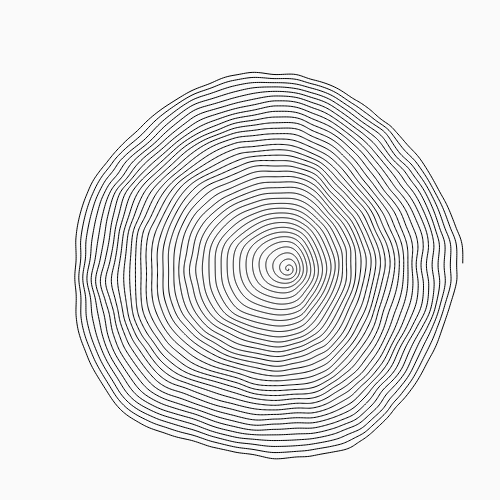
Frame 1 (no input)
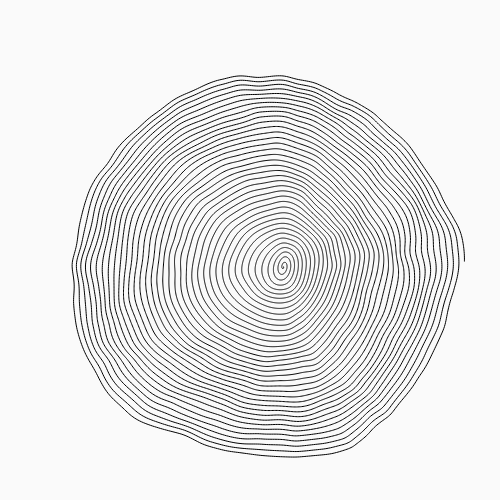
Frame 60 (no input)
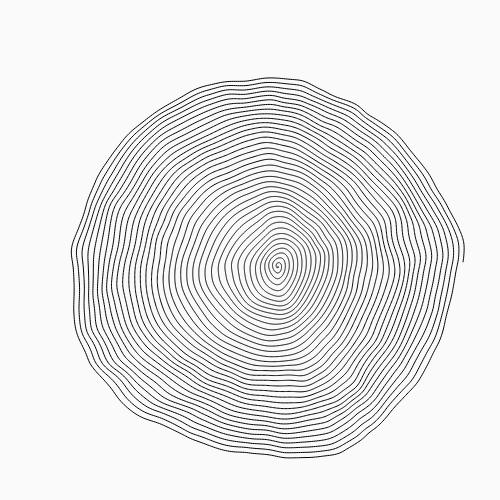
Frame 120 (the mouse pressed at the canvas centre since frame 60)

The p5.js sketch that drew these frames (run headless with seeded random() and noise() and a simulated clock; from frame 60 on, the mouse is pressed at the canvas centre):

// p5.js sketch
// ── sketch.js
/*

Espiral + Noise

*/

let sliderTurns, sliderRes;
let sliderNoiseAmp, sliderNoiseZoom;
let sliderTime;

function setup() {
  createCanvas(500, 500);
  sliderTurns = createSlider(1, 60, 38, 1);
  sliderRes = createSlider(0.005, HALF_PI, 0.01, 0.001);
  sliderNoiseAmp = createSlider(1, 50, 44.7, 0.1);
  sliderNoiseZoom = createSlider(1, 400, 159, 1);
  sliderTime = createSlider(1, 100000, 11241, 10);
  noFill();
  noiseSeed(round(random(99999)));
}

function draw() {
  background(250);
  spiral(width / 2, height / 2, 390);
}

function spiral(x, y, d) {

  let turns = sliderTurns.value();
  let res = sliderRes.value();
  let amp = sliderNoiseAmp.value();
  let zoom = sliderNoiseZoom.value();
  let time = sliderTime.value();

  let r = 0;
  let rInc = (d / 2) / ((TWO_PI * turns) / res);

  push();
  translate(x, y);
  beginShape();
  for (let t = 0; t < TWO_PI * turns; t += res) {

    // circular identity
    let x = cos(t) * r;
    let y = sin(t) * r;

    // noise values
    let nx = noise(x / zoom + millis() / time, -y / zoom - millis() / time) * amp;
    let ny = noise(4000 + x / zoom + millis() / time, -y / zoom + millis() / time) * amp;
    curveVertex(x + nx, y + ny);
    r += rInc;
  }
  endShape();
  pop();

  if (keyIsPressed) {
    print("sliderTurns = createSlider(1, 60, " + turns + ", 1);\nsliderRes = createSlider(0.005, HALF_PI, " + res + ", 0.001);\nsliderNoiseAmp = createSlider(1, 50, " + amp + ", 0.1);\nsliderNoiseZoom = createSlider(1, 400, " + zoom + ", 1);\nsliderTime = createSlider(1, 100000, " + time + ", 10);");
  }
}
// ── style.css
html, body {
  margin: 0;
  padding: 0;
}
canvas {
  display: block;
}

input[type="range"]{
 width: 500px;
 margin-bottom: 20px
}
